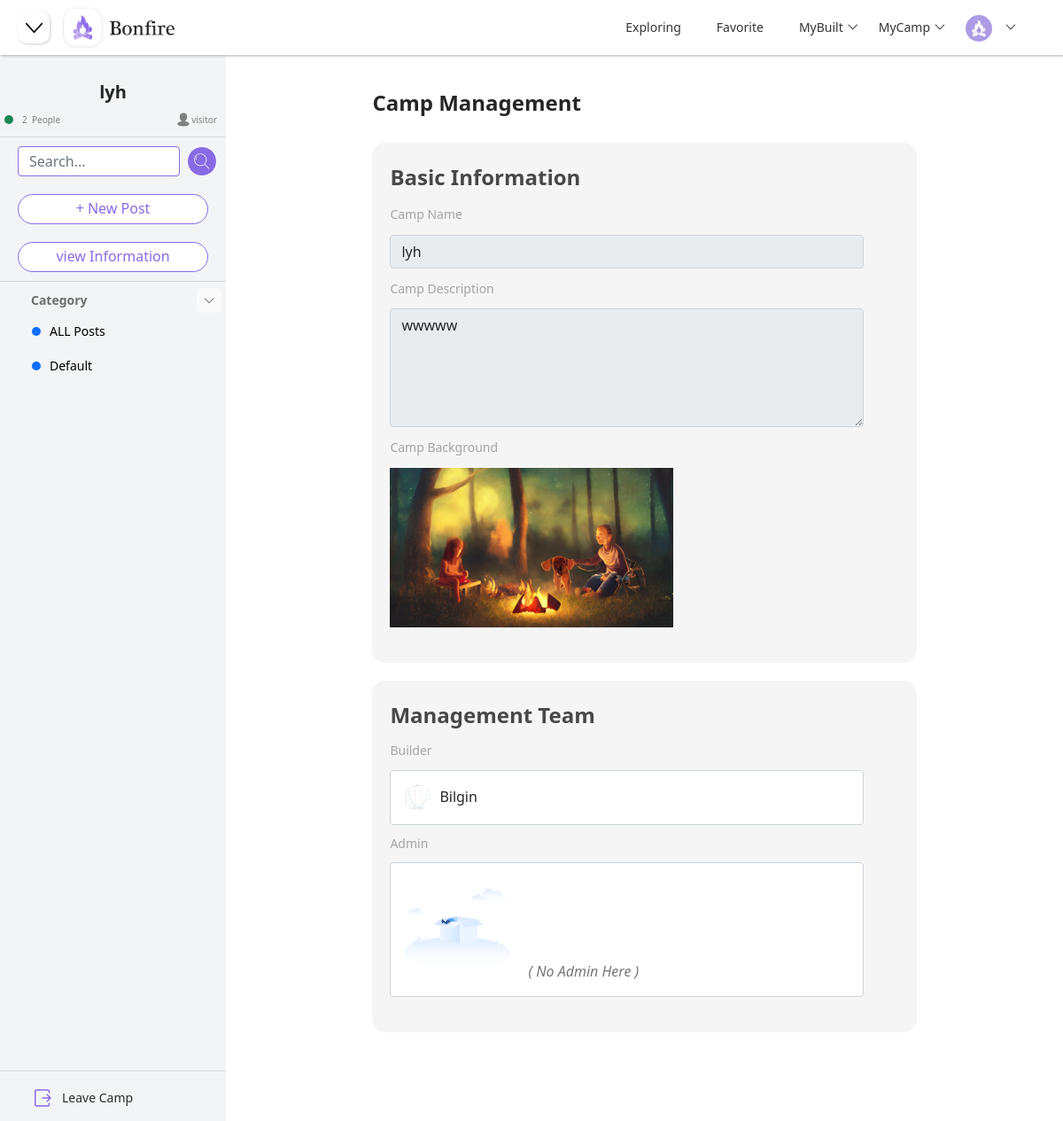
The app's page /camp/2/manage (signed in) with its own data.
### models.py (models this page shows)
class CampModel(db.Model):
    __tablename__ = "camp"
    id = db.Column(db.Integer, primary_key=True, autoincrement=True)
    name = db.Column(db.String(100), nullable=False, unique=False)
    description = db.Column(db.String(200), nullable=True)
    background = db.Column(db.String(200), nullable=True, default="default_camp.png")
    create_time = db.Column(db.DateTime, default=datetime.now)

class CategoryModel(db.Model):
    __tablename__ = "category"
    id = db.Column(db.Integer, primary_key=True, autoincrement=True)
    name = db.Column(db.String(100), nullable=False, unique=False)
    color = db.Column(db.String(100), nullable=False, unique=False)
    create_time = db.Column(db.DateTime, default=datetime.now)
    camp_id = db.Column(db.Integer, db.ForeignKey("camp.id"))
    camp = db.relationship("CampModel", backref="categories")

class UserModel(db.Model):
    __tablename__ = "user"
    id = db.Column(db.Integer, primary_key=True, autoincrement=True)
    username = db.Column(db.String(200), nullable=False, unique=False)
    email = db.Column(db.String(100), nullable=False, unique=False)
    password = db.Column(db.String(200), nullable=False)
    avatar = db.Column(db.String(200), nullable=False, default="default.png")
    gender = db.Column(db.String(10), nullable=True)
    birthday = db.Column(db.DateTime, nullable=True)
    description = db.Column(db.String(200), nullable=True)
    join_time = db.Column(db.DateTime, default=datetime.now)
    email_inform = db.Column(db.Boolean, default=True)

### blueprints/camp.py (the view)
class ManageCamp(Resource):
    method_decorators = [login_required, check_category]
    def get(self, camp_id):
        session["camp_id"] = camp_id
        camp = CampModel.query.filter_by(id=camp_id).first()
        if camp is None:
            return render_template("404.html")
        camp_user = CampUserModel.query.filter_by(camp_id=camp_id).all()
        users_num = len(camp_user)
        camp_dict = {"camp_id": camp.id, "camp_name": camp.name, "camp_description": camp.description,
                     "camp_background": camp.background, "users_num": users_num}
        user_id = session.get("user_id")
        if user_id:
            camp_user = CampUserModel.query.filter_by(user_id=user_id, camp_id=camp_id).first()
            if camp_user:
                identity = camp_user.identity
            else:
                identity = "visitor"
        else:
            identity = "visitor"
        categories = CategoryModel.query.filter_by(camp_id=camp_id).all()
        categories_list = []
        categories_dict = {}
        for category in categories:
            categories_dict["category_id"] = category.id
            categories_dict["category_name"] = category.name
            categories_dict["category_color"] = category.color
            categories_list.append(categories_dict)
            categories_dict = {}
        camp_builders = get_all_camp_builder()
        camp_joins = get_all_camp_join()
        builder_info = {}
        camp_builder = CampUserModel.query.filter_by(camp_id=camp_id, identity="Builder").first()
        if camp_builder:
            builder = UserModel.query.filter_by(id=camp_builder.user_id).first()
            builder_info["user_id"] = builder.id
            builder_info["user_name"] = builder.username
            builder_info["user_avatar"] = builder.avatar
        admin_info = []
        camp_admins = CampUserModel.query.filter_by(camp_id=camp_id, identity="Admin").all()
        for camp_admin in camp_admins:
            admin = UserModel.query.filter_by(id=camp_admin.user_id).first()
            admin_dict = {"user_id": admin.id, "user_name": admin.username, "user_avatar": admin.avatar}
            admin_info.append(admin_dict)
        if not admin_info:
            admin_info = None
        return render_template("manage.html", camp=camp_dict, categories=categories_list, identity=identity,
                               camp_builders=camp_builders, camp_joins=camp_joins, builder=builder_info,
                               admins=admin_info, page_status="manage")

### templates/manage.html (shortened to what this page needs)
{% extends "components/index_navi.html" %}
{% block head %}
    <link rel="stylesheet" href="{{ url_for('static', filename='css/camp.css') }}">
    <link rel="stylesheet" href="{{ url_for('static', filename='css/manage.css') }}">
{% endblock %}
{% block navi_shrink %}
    <button class="justify-content-start shrink-btn" onclick="side()">
    </button>
{% endblock %}
{% block body %}
    {% include "components/camp_side.html" %}
    {% include "components/manage_camp.html" %}
{% endblock %}

### templates/components/camp_side.html (shortened to what this page needs)
<div class="container-fluid" id="main-body">
    <div class="side-menu" id="side-menu">
        <div id="hide-menu">
            <div class="camp-info" id="camp-info">
                <h3 class="camp-name">
                    {{ camp["camp_name"] }}
                </h3>
                <div class="people-info">
                    <div class="item-info-people">
                        <div class="circle bg-success"></div>
                        <p class="info-people">{{ camp["users_num"] }} &nbsp</p>
                        <p class="info-people">People</p>
                    </div>
                    <div class="camp-identity">
                        <p class="info-people">{{ identity }}</p>
                    </div>
                </div>
            </div>
            <hr class="segmentation">
            <form class="d-flex" id="search-bar" method="get" action="/camp/searchpost">
                <input class="form-control me-2 add-input" type="search" placeholder="Search..." name="post_search">
                <button class="btn btn-primary" type="submit" id="search-btn">
                </button>
            </form>
            <a class="side-btn" href="/camp/{{ camp["camp_id"] }}/post">
                + New Post
            </a>
            {% if identity == "Admin" or identity == "Builder" %}
                <a class="side-btn" href="/camp/{{ camp["camp_id"] }}/manage">
                    Manage Camp
                </a>
            {% else %}
                <a class="side-btn" href="/camp/{{ camp["camp_id"] }}/manage">
                    view Information
                </a>
            {% endif %}
            <hr class="segmentation">
            <div class="side-title">
                <p id="category_list">Category</p>
                <button style="transform: rotate(0deg)" type="button" class="btn-toggle side-title-btn"
                        id="side-title-btn2"
                        onclick="rotate()" data-bs-toggle="collapse" data-bs-target="#dashboard">
                </button>
            </div>
            <div class="collapse show" id="dashboard">
                <div class="side-list2 side-list3">
                    <ul class="nav nav-pills flex-column mb-auto">
                        {% if page_status == "ALL" %}
                            <li class="nav-item nav-items nav-link list-items2 active-camp">
                                <a href="/camp/{{ camp["camp_id"] }}"
                                   class="list-item-link">
                                    <div class="circle bg-primary"></div>
                                    ALL Posts
                                </a>
                            </li>
                        {% else %}
                            <li class="nav-item nav-items nav-link list-items2">
                                <a href="/camp/{{ camp["camp_id"] }}"
                                   class="list-item-link">
                                    <div class="circle bg-primary"></div>
                                    ALL Posts
                                </a>
                            </li>
                        {% endif %}
                        {% for category in categories %}
                            {% if category["category_name"] == "Default" %}
                                {% if page_status == category["category_id"] %}
                                    <li class="nav-item nav-items nav-link list-items2 active-camp">
                                        <a href="/camp/{{ camp["camp_id"] }}/{{ category["category_id"] }}"
                                           class="list-item-link">
                                            <div class="circle bg-primary"></div>
                                            {{ category["category_name"] }}
                                        </a>
                                    </li>
                                {% else %}
                                    <li class="nav-item nav-items nav-link list-items2">
                                        <a href="/camp/{{ camp["camp_id"] }}/{{ category["category_id"] }}"
                                           class="list-item-link">
                                            <div class="circle bg-primary"></div>
                                            {{ category["category_name"] }}
                                        </a>
                                    </li>
                                {% endif %}
                            {% endif %}
                        {% endfor %}
                    </ul>
                </div>
            </div>
            <div class="side-bottom">
                <hr class="segmentation">
                <div class="dropdown">
                    <ul class="nav nav-pills flex-column mb-auto " id="side-list">
                        <li class="nav-item nav-items" id="leave-camp">
                            <a href="javascript:;" class="nav-link list-items" onclick="leave_camp()">
                                Leave Camp
                            </a>
                        </li>
                    </ul>
                </div>
            </div>
        </div>
    </div>
</div>

### templates/components/manage_camp.html (shortened to what this page needs)
<div class="container-box" id="container-box">
    <div class="center" id="center-box">
        <div class="manage-container">
            <h3 class="manage-title">
                Camp Management
            </h3>
            <form id="edit-camp">
                <div class="manage-basic-info">
                    <p class="manage-box-title">Basic Information</p>
                    <div class="col">
                        <label for="manage_camp_name" class="form-info">Camp Name</label>
                        {% if identity == "Admin" or identity == "Builder" %}
                            <input class="form-control form-input manage-input" id="manage_camp_name"
                                   name="manage_camp_name"
                                   value="{{ camp["camp_name"] }}">
                        {% else %}
                            <input class="form-control form-input manage-input" id="manage_camp_name"
                                   name="manage_camp_name"
                                   value="{{ camp["camp_name"] }}" disabled>
                        {% endif %}
                    </div>
                    <div class="col">
                        <label for="manage_camp_description" class="form-info">Camp Description</label>
                        {% if identity == "Admin" or  identity == "Builder" %}
                            <textarea class="form-control form-input manage-input" id="manage_camp_description"
                                      name="manage_camp_description"
                                      rows="5">{{ camp["camp_description"] }}</textarea>
                        {% else %}
                            <textarea class="form-control form-input manage-input" id="manage_camp_description"
                                      name="manage_camp_description"
                                      rows="5" disabled>{{ camp["camp_description"] }}</textarea>
                        {% endif %}
                    </div>
                    <div class="col">
                        {% if identity == "Admin" or  identity == "Builder" %}
                            <label for="description" class="form-label form-info">Upload a Photo:</label>
                        {% else %}
                            <label for="description" class="form-label form-info">Camp Background</label>
                        {% endif %}
                        <div class="layui-upload">
                            <div class="layui-upload-list">
                                {% if identity == "Admin" or  identity == "Builder" %}
                                    <img class="upload-img" id="re_upload_background"
                                         src="/static/upload/background/{{ camp["camp_background"] }}">
                                {% else %}
                                    <img class="upload-img"
                                         src="/static/upload/background/{{ camp["camp_background"] }}">
                                {% endif %}
                            </div>
                        </div>
                    </div>
                </div>
                <div class="manage-basic-info">
                    <p class="manage-box-title">Management Team</p>
                    <div class="col">
                        <div class="col">
                            <p class="form-info">Builder</p>
                            <div class="builder">
                                <img class="layui-nav-img" src="/static/upload/avatar/{{ builder["user_avatar"] }}">
                                <p>{{ builder["user_name"] }}</p>
                            </div>
                        </div>
                        <p class="form-info">Admin</p>
                        {% if admins != None %}
                            <div class="admin">
                                {% if identity == "Builder" %}
                                    {% for admin in admins %}
                                        <div class="admin-item"
                                             onclick="delete_admin({{ camp["camp_id"] }}, {{ admin["user_id"] }}, '{{ admin["user_name"] }}')">
                                            <img class="layui-nav-img"
                                                 src="/static/upload/avatar/{{ admin["user_avatar"] }}">
                                            <p>{{ admin["user_name"] }}</p>
                                        </div>
                                    {% endfor %}
                                {% else %}
                                    {% for admin in admins %}
                                        <div class="admin-item-normal">
                                            <img class="layui-nav-img"
                                                 src="/static/upload/avatar/{{ admin["user_avatar"] }}">
                                            <p>{{ admin["user_name"] }}</p>
                                        </div>
                                    {% endfor %}
                                {% endif %}
                            </div>
                        {% else %}
                            <div class="no_admin">
                                <p style="margin-left: 20px; font-style: italic">( No Admin Here )</p>
                            </div>
                        {% endif %}
                    </div>
                </div>
            </form>
        </div>
    </div>
</div>

### records on screen
CampModel: camp_name "lyh", manage_camp_name "lyh", manage_camp_description "wwwww", camp_background (placeholder picture)
CategoryModel: category_name "Default"
UserModel: user_avatar (picture), user_name "Bilgin"

### other values on screen
{{ camp["users_num"] }} "2"
{{ identity }} "visitor"
